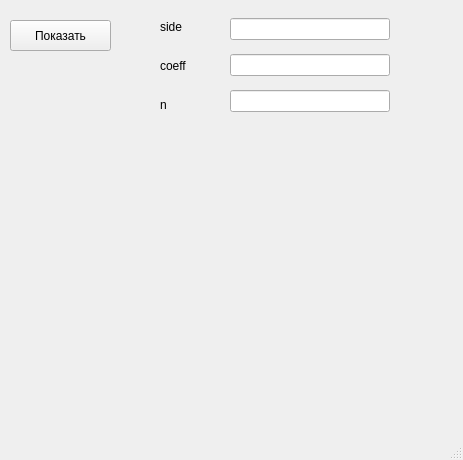
<?xml version="1.0" encoding="UTF-8"?>
<ui version="4.0">
 <class>MainWindow</class>
 <widget class="QMainWindow" name="MainWindow">
  <property name="geometry">
   <rect>
    <x>0</x>
    <y>0</y>
    <width>463</width>
    <height>460</height>
   </rect>
  </property>
  <property name="windowTitle">
   <string>MainWindow</string>
  </property>
  <widget class="QWidget" name="centralwidget">
   <widget class="QPushButton" name="pushButton">
    <property name="geometry">
     <rect>
      <x>10</x>
      <y>20</y>
      <width>101</width>
      <height>31</height>
     </rect>
    </property>
    <property name="text">
     <string>Показать</string>
    </property>
   </widget>
   <widget class="QWidget" name="verticalLayoutWidget">
    <property name="geometry">
     <rect>
      <x>160</x>
      <y>10</y>
      <width>71</width>
      <height>111</height>
     </rect>
    </property>
    <layout class="QVBoxLayout" name="verticalLayout">
     <item>
      <widget class="QLabel" name="label">
       <property name="text">
        <string>side</string>
       </property>
      </widget>
     </item>
     <item>
      <widget class="QLabel" name="label_3">
       <property name="text">
        <string>coeff</string>
       </property>
      </widget>
     </item>
     <item>
      <widget class="QLabel" name="label_2">
       <property name="text">
        <string>n</string>
       </property>
      </widget>
     </item>
    </layout>
   </widget>
   <widget class="QWidget" name="verticalLayoutWidget_2">
    <property name="geometry">
     <rect>
      <x>230</x>
      <y>10</y>
      <width>160</width>
      <height>111</height>
     </rect>
    </property>
    <layout class="QVBoxLayout" name="verticalLayout_2">
     <item>
      <widget class="QLineEdit" name="le1"/>
     </item>
     <item>
      <widget class="QLineEdit" name="le2"/>
     </item>
     <item>
      <widget class="QLineEdit" name="le3"/>
     </item>
    </layout>
   </widget>
  </widget>
  <widget class="QMenuBar" name="menubar">
   <property name="geometry">
    <rect>
     <x>0</x>
     <y>0</y>
     <width>463</width>
     <height>26</height>
    </rect>
   </property>
  </widget>
  <widget class="QStatusBar" name="statusbar"/>
 </widget>
 <resources/>
 <connections/>
</ui>
